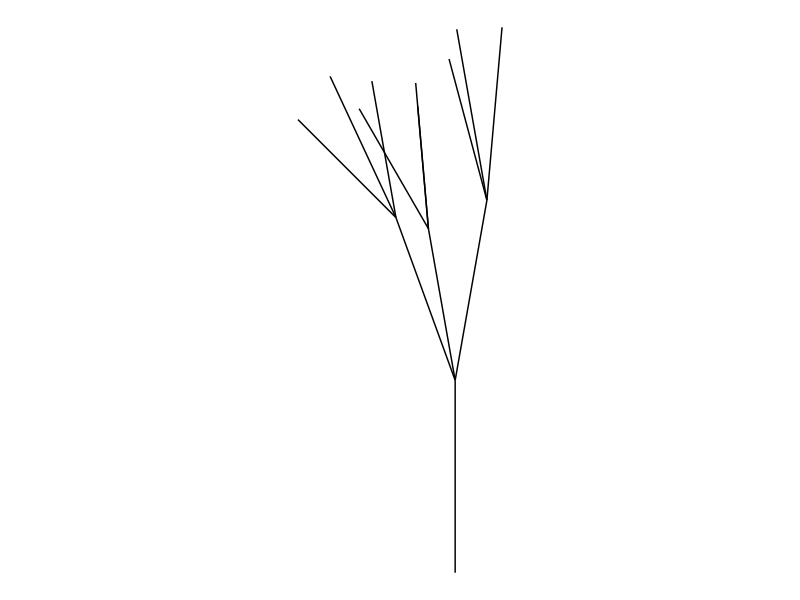

Generate this figure with R:

library(tidyverse)


# helper functions --------------------------------------------------------

radians <- function(degree) {
  2 * pi * degree / 360
}

adjust_scale <- function(s, scales) {
  s * sample(x = scales, size = length(s), replace = TRUE)
}

adjust_angle <- function(a, angles) {
  a + sample(x = angles, size = length(a), replace = TRUE)
}

adjust_x <- function(x, scale, angle) {
  x + scale * cos(radians(angle))
}

adjust_y <- function(y, scale, angle) {
  y + scale * sin(radians(angle))
}




# ashtree functions -------------------------------------------------------

grow_sapling <- function() {
  
  sapling <- tibble(
    old_x = 0,  # sapling grows from the origin
    old_y = 0,  # sapling grows from the origin
    new_x = 0,  # sapling doesn't grow horizontally
    new_y = 1,  # sapling does grow vertically
    angle = 90, # angle from horizontal is 90 degrees
    scale = 1,  # length of the sapling is 1
  )
  return(sapling)
}

grow_from <- function(tips) {
  
  # parameter values
  all_scales <- c(.8, .9, .95)
  all_angles <- c(-10, -5, 5, 10, 20, 25)
  
  # mutate the tips tibble
  new_growth <- tips %>%
    mutate(
      scale = adjust_scale(scale, all_scales),      # change segment length
      angle = adjust_angle(angle, all_angles),      # change segment angle
      old_x = new_x,                                # begin where last seg ended
      old_y = new_y,                                # begin where last seg ended
      new_x = adjust_x(old_x, scale, angle),        # end where this seg ends!
      new_y = adjust_y(old_y, scale, angle)         # end where this seg ends!
    )
  return(new_growth)
}


grow_many <- function(tips) {
  
  # parameter values
  splits <- 3

  new_tips <- map_dfr(1:splits, ~grow_from(tips))
  return(new_tips)
}


# STAGE 10... move the "tree growing" steps into their own function

grow_tree <- function() {
  
  # initialise
  tree <- grow_sapling()
  tips <- tree
  
  # grow once
  tips <- grow_many(tips)
  tree <- bind_rows(tree, tips)
  
  # grow again
  tips <- grow_many(tips)
  tree <- bind_rows(tree, tips)
  
  return(tree)
}


# STAGE 10... and move the "tree drawing" steps into their own function

draw_tree <- function(tree) {
  
  pic <- ggplot(
    data = tree,
    mapping = aes(
      x = old_x, 
      y = old_y, 
      xend = new_x, 
      yend = new_y
    )
  ) + 
    geom_segment(show.legend = FALSE) + 
    theme_void() + 
    coord_equal()
  
  return(pic)
}

# do stuff ----------------------------------------------------------------

set.seed(1)

tree <- grow_tree()
pic <- draw_tree(tree)

plot(pic)
